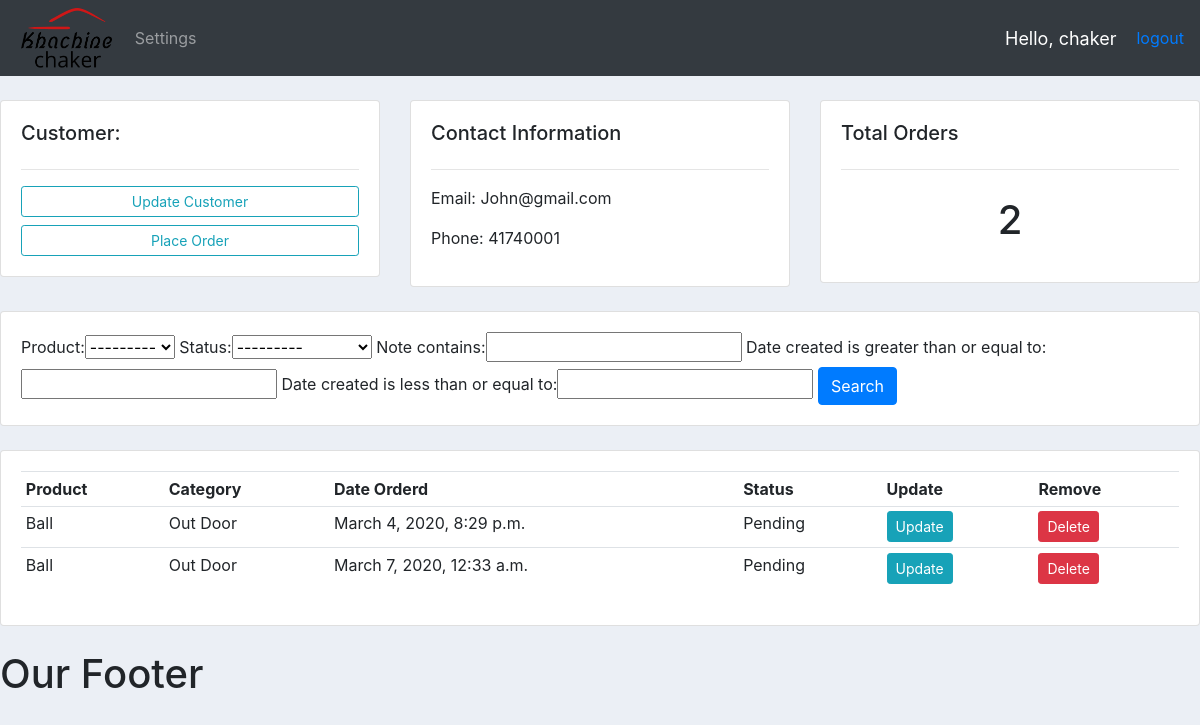
The app's page /customer/1/ (signed in) with its own data.
### accounts/models.py (models this page shows, shortened)
class Customer(models.Model):
    user = models.OneToOneField(User, null = True,blank=True ,on_delete=models.CASCADE)
    name = models.CharField(max_length=200, null=True)
    phone = models.CharField(max_length=200, null=True)
    email = models.CharField(max_length=200, null=True)
    profile_pic = models.ImageField(default="profile",null=True,blank=True)
    date_created = models.DateTimeField(auto_now_add=True, null=True)

class Order(models.Model):
    STATUS = (
        ('Pending','Pending'),
        ('Out for delivery','Out for delivery'),
        ('Delivered','Delivered'),
    )
    customer = models.ForeignKey(Customer, null=True, on_delete = models.SET_NULL)
    Product = models.ForeignKey(Product, null=True, on_delete = models.SET_NULL)
    date_created = models.DateTimeField(auto_now_add=True, null=True)
    status = models.CharField(max_length=200,null=True,choices=STATUS)
    note = models.CharField(max_length=200,null=True)

class Product(models.Model):
    CATEGORY = (
        ('Indoor','Indoor'),
        ('Out Door','Out Door')
    )
    name = models.CharField(max_length=200, null=True)
    price = models.FloatField(null=True)
    category = models.CharField(max_length=200, null=True,choices = CATEGORY)
    description = models.CharField(max_length=200, null=True,blank=True)
    date_created = models.DateTimeField(auto_now_add=True, null=True)
    tags = models.ManyToManyField(Tag)
    def __str__(self):
        return self.name

### accounts/decorators.py (the view)
        def wrapper_func(request, *args, **kargs):
            group = None
            if request.user.groups.exists():
                group = request.user.groups.all()[0].name
            if group in allowed_roles:
                return view_func(request, *args, **kargs)
            else:
                return HttpResponse("You are not authorised to view this page")

### accounts/views.py (called while the page is built)
@login_required(login_url = 'login')
@allowed_users(allowed_roles = ['admin'])
def customer(request, pk):
    customer = Customer.objects.get(id = pk)
    orders = customer.order_set.all()
    order_count = orders.count()
    myFilter = OrderFilter(request.GET, queryset=orders)
    orders = myFilter.qs
    context = {'customer' : customer,'orders' : orders,
            'order_count':order_count,
            'myFilter' : myFilter
    }
    return render(request,'accounts/customer.html',context)

### accounts/templates/accounts/customer.html
{% extends 'accounts/main.html' %}
{% block content %}
<br>
<div class="row">
<div class="col-md">
  <div class="card card-body">
    <h5>Customer:</h5>
    <hr>
    <a class="btn btn-outline-info  btn-sm btn-block" href="">Update Customer</a>
    <a class="btn btn-outline-info  btn-sm btn-block" href="{% url 'create_order' customer.id %}">Place Order</a>
  </div>
</div>
<div class="col-md">
  <div class="card card-body">
    <h5>Contact Information</h5>
    <hr>
    <p>Email: {{customer.email}}</p>
    <p>Phone: {{customer.phone}}</p>
  </div>
</div>
<div class="col-md">
  <div class="card card-body">
    <h5>Total Orders</h5>
    <hr>
    <h1 style="text-align: center;padding: 10px">{{order_count}}</h1>
  </div>
</div>
</div>
<br>
<div class="row">
<div class="col">
  <div class="card card-body">
    <form method="get">
      {{myFilter.form}}
      <button class="btn btn-primary" type="submit">Search</button>
    </form>
  </div>
</div>
</div>
<br>
<div class="row">
<div class="col-md">
  <div class="card card-body">
    <table class="table table-sm">
      <tr>
        <th>Product</th>
        <th>Category</th>
        <th>Date Orderd</th>
        <th>Status</th>
        <th>Update</th>
        <th>Remove</th>
      </tr>
      {% for order in orders %}
        <tr>
          <td>{{order.Product}}</td>
          <td>{{order.Product.category}}</td>
          <td>{{order.date_created}}</td>
          <td>{{order.status}}</td>
          <td><a class="btn btn-sm btn-info" href="{% url 'update_order' order.id %}">Update</a></td>
          <td><a class="btn btn-sm btn-danger" href="{% url 'delete_order' order.id %}">Delete</a></td>
        </tr>
        {% endfor %}
    </table>
  </div>
</div>
</div>
{% endblock %}

### accounts/templates/accounts/navbar.html (shortened to what this page needs)
{% load static %}
<nav class="navbar navbar-expand-lg navbar-dark bg-dark">
  <img src="{% static 'images/logochaker.png' %}" style="height:60px;width:auto; margin-right:10px" id="logo">
  <div class="collapse navbar-collapse" id="navbarNav">
    <ul class="navbar-nav">
      {% if request.user.is_stuff %}
      <li class="nav-item active">
        <a class="nav-link" href="{% url 'home' %}">Dashboard</a>
      </li>
      <li class="nav-item">
        <a class="nav-link" href="{% url 'products' %}">Products</a>
      </li>
      {% else %}
      <li class="nav-item">
        <a class="nav-link" href="{% url 'account' %}">Settings</a>
      </li>
      {% endif %}
    </ul>
  </div>
  <span class="hello-msg" >Hello, {{request.user}}</span>
  <span><a href="{% url 'logout' %}">logout</a></span>
</nav>

### static/css/main.css (style rules this page uses)
body { background-color : #ebeff5; }

### accounts/templates/accounts/navbar.html (style rules this page uses)
.hello-msg { font-size: 18px; color: #ffff; margin-right: 20px }

### records on screen
Customer: email "John@gmail.com", phone "41740001"
Order: Product "Ball", Product.category "Out Door", date_created "March 4, 2020, 8:29 p.m.", status "Pending"
Order: Product "Ball", Product.category "Out Door", date_created "March 7, 2020, 12:33 a.m.", status "Pending"

### other values on screen
{{ request.user }} "chaker"
{{ order_count }} "2"
